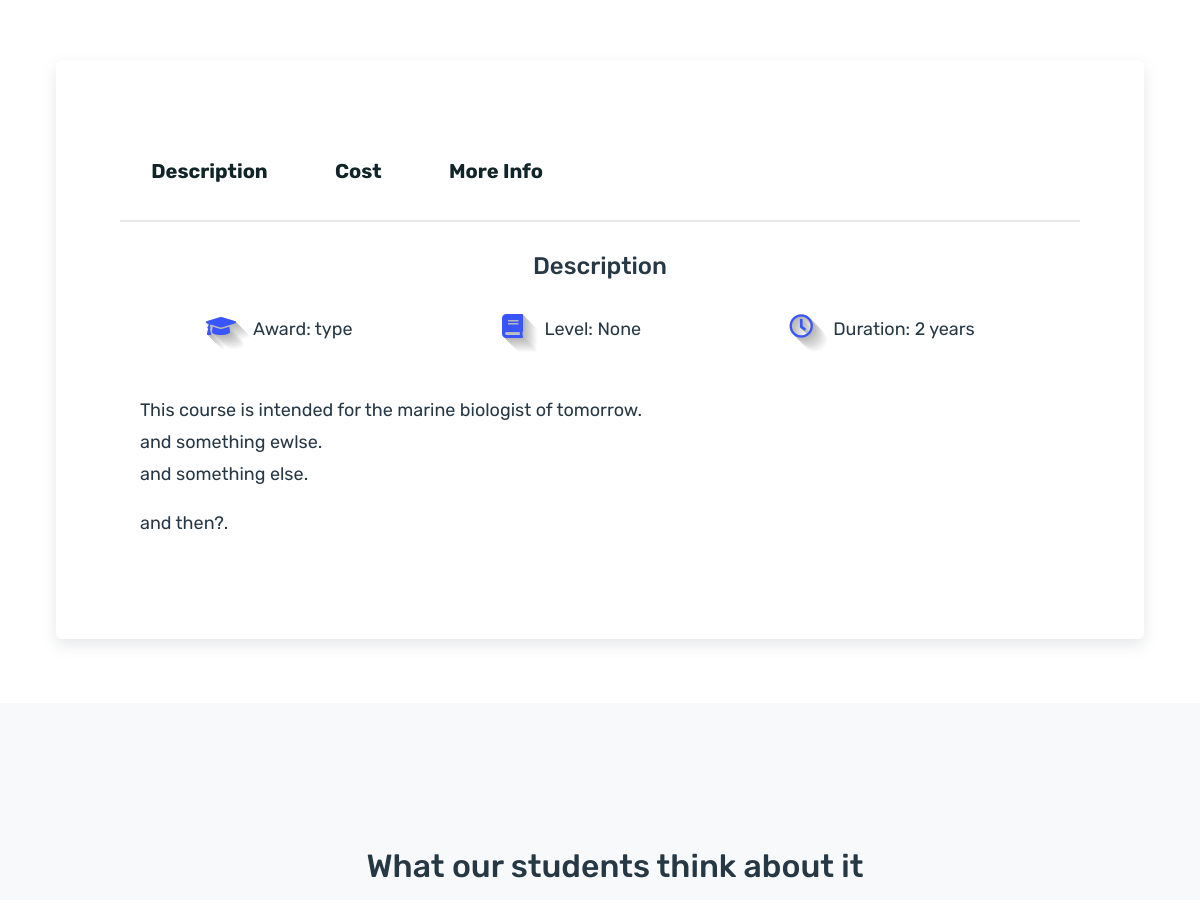
The page /search_programme/2/ (middle part) on the database as committed earlier.
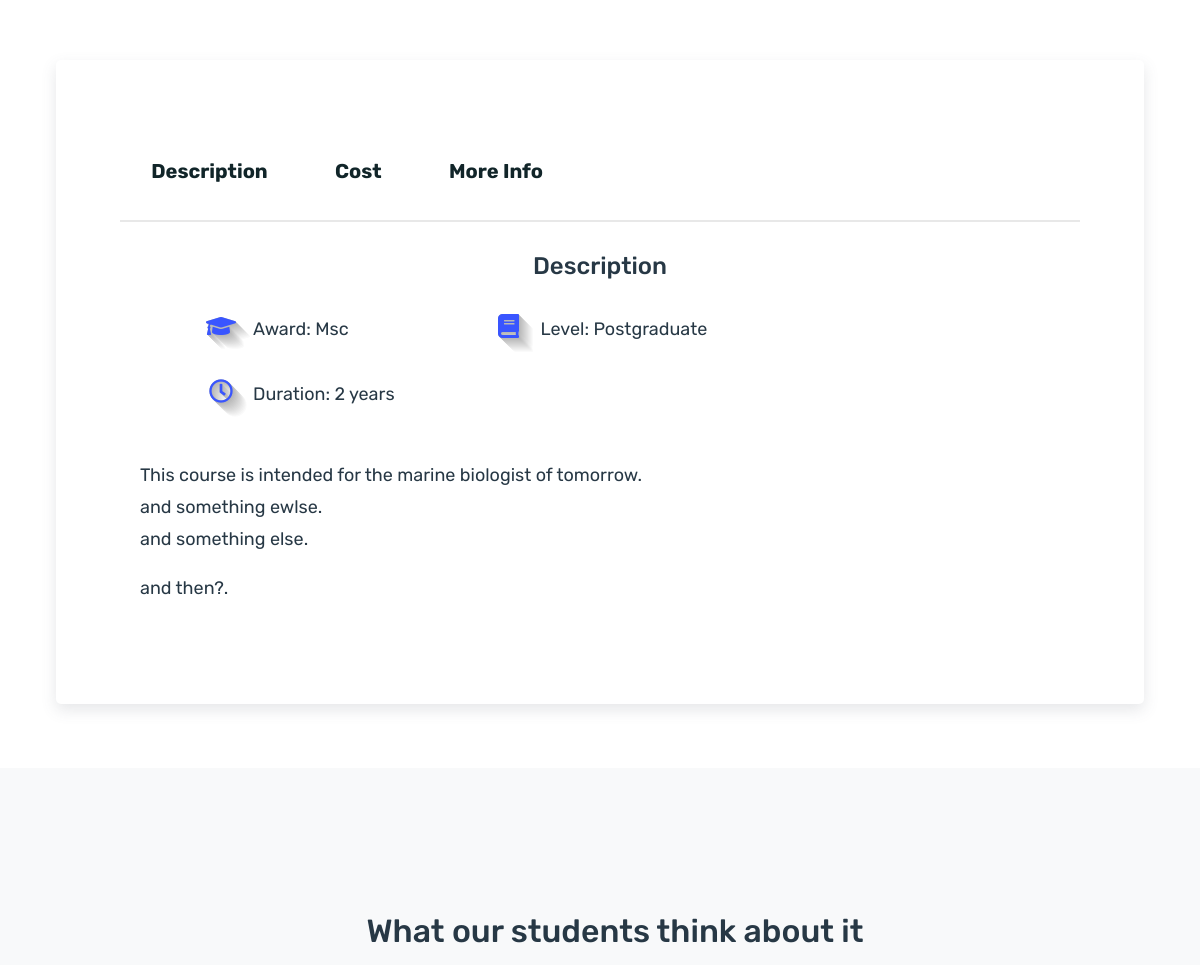
The same page on the database as committed later.
### lingua/models.py (models this page shows, shortened)
class Programme(models.Model):
    university = models.ForeignKey('lingua.University', on_delete=models.CASCADE, related_name='universities')
    image = models.ImageField(default='LinguaLogo.jpg', upload_to='university_img')
    name = models.CharField(max_length=140, null=True)
    coordinate_lat = models.DecimalField(max_digits=7, decimal_places=4, null=True)
    coordinate_long = models.DecimalField(max_digits=7, decimal_places=4, null=True)
    programme_url = models.URLField(null=True)
    duration = models.IntegerField(null=True)
    start_date = models.DateField(null=True)
    award = models.CharField(max_length=140, null=True)
    level = models.CharField(max_length=140, null=True)
    description = models.TextField(null=True)
    attendance = models.CharField(max_length=140, null=True)
    learning_mode = models.CharField(max_length=140, null=True)
    original_cost = models.DecimalField(max_digits=7, decimal_places=2, null=True)
    discount_cost = models.DecimalField(max_digits=7, decimal_places=2, null=True)

### lingua/models.py (called while the page is built)
    def __str__(self):
        return self.name

### lingua/templates/lingua_templates/single_programme.html (shortened to what this page needs)
{% extends "lingua_templates/header.html" %}
{% block content %}
<div class="single-programme">
    <div class="tab" role="tabpanel">
        <ul class="nav nav-tabs" role="tablist">
            <li role="presentation" class="active"><a href="#Section1" aria-controls="home" role="tab" data-toggle="tab">Description</a></li>
            <li role="presentation"><a href="#Section2" aria-controls="profile" role="tab" data-toggle="tab">Cost</a></li>
            <li role="presentation"><a href="#Section3" aria-controls="messages" role="tab" data-toggle="tab">More Info</a></li>
        </ul>
        <div class="tab-content tabs">
            <div role="tabpanel" class="tab-pane fade in active show" id="Section1">
                <h3>Description</h3>
                <div class="row">
                    <p class="icons"><i class="fas fa-graduation-cap lingua-icon-dark-small"></i>Award: {{ programme.award }}</p>
                    <p class="icons"><i class="fas fa-book lingua-icon-dark-small"></i>Level: {{ programme.level }}</p>
                    <p class="icons"><i class="far fa-clock lingua-icon-dark-small"></i>Duration: {{ programme.duration }} years</p>
                </div>
                <p>{{ programme.description|linebreaks }}</p>
            </div>
        </div>
    </div>
</div>
{% include "lingua_templates/testimonials/single_testimonial_programme.html" %}
{% endblock %}

Rows that differ between the two databases and show on the page:
changed Programme: award "type" → "Msc"; level "None" → "Postgraduate"
